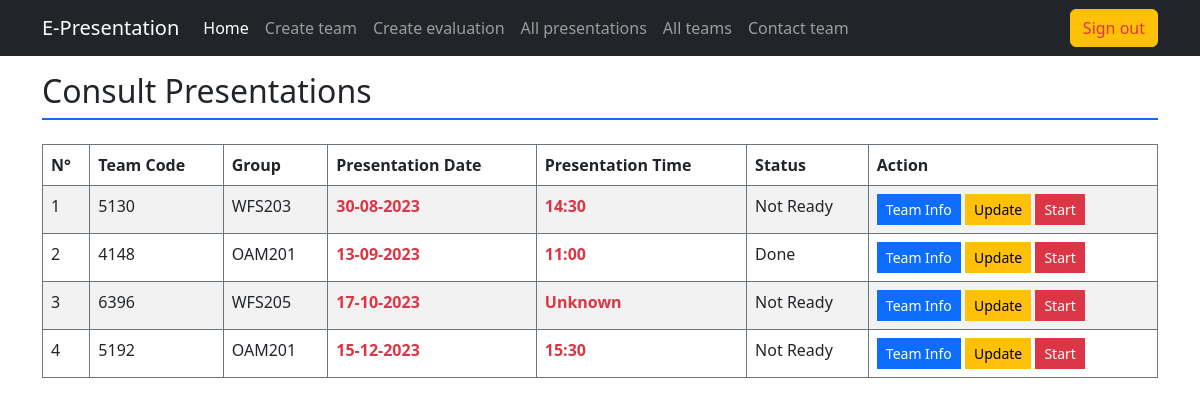
The page /index.php?action=all_presentations (signed in) on the database its author committed.
### tables this page shows
CREATE TABLE `team` (
  `team_code` varchar(8) NOT NULL,
  `group_code` varchar(10) NOT NULL,
  `presentation_date` date DEFAULT NULL,
  `presentation_time` time DEFAULT NULL,
  `status` enum('Done','Ready','Not Ready') DEFAULT 'Not Ready'
);

### app/controller/layouts_rendering.php (called while the page is built, shortened)
<?php
    class LayoutRendering {
        static function all_presentations() {
            $team_data = PresentationModel::retrieve_all_teams();
            require "app/view/mentor/all_presentations.php";
        }
    }

### app/model/team_model.php (called while the page is built, shortened)
<?php
    class PresentationModel {
        static function connection() {
            $username = "root";
            $password = "";
            $host = "localhost";
            $dbname = "e-presentations";
            $dsn = "mysql:host=$host;dbname=$dbname";
            try {
                return new PDO($dsn, $username, $password);
            } catch (PDOException $err) {
                echo "<div class='alert alert-danger'>Database connection couldn't be established</div>";
                $err->getMessage();
            }
        }
        static function retrieve_all_teams() {
            $connection = self::connection();
            $query = $connection->query("SELECT * FROM team ORDER BY presentation_date, presentation_time");
            return $query->fetchAll(PDO::FETCH_ASSOC);
        }
    }
?>

### app/view/mentor/all_presentations.php (the view, shortened to what this page needs)
<h2 class="border-bottom pb-2 border-2 border-primary mb-4">Consult Presentations</h2>
<div class="table-responsive">
    <table class="table table-bordered border-secondary table-striped table-hover">
        <thead>
            <th>N°</th>
            <th>Team Code</th>
            <th>Group</th>
            <th>Presentation Date</th>
            <th>Presentation Time</th>
            <th>Status</th>
            <th>Action</th>
        </thead>
        <?php
            $counter = 0;
            foreach($team_data as $presentation):
                ++$counter;
        ?>
            <tr>
                <td><?= $counter ?></td>
                <td><?= $presentation["team_code"] ?></td>
                <td><?= $presentation["group_code"] ?></td>
                <td class="text-danger fw-bold"><?= $presentation["presentation_date"] == "0000-00-00"? "Unknown": implode("-", array_reverse(explode("-", $presentation["presentation_date"])))?></td>
                <td class="text-danger fw-bold"><?= $presentation["presentation_time"] == "00:00:00"? "Unknown": substr($presentation["presentation_time"], 0, 5)?></td>
                <td><?= $presentation["status"] ?></td>
                <td>
                    <a href="index.php?action=team_info&team_code=<?= $presentation["team_code"] ?>" class="btn btn-sm btn-primary rounded-0" target="_blank">Team Info</a>
                    <a href="index.php?action=update&team_code=<?= $presentation["team_code"] ?>" class="btn btn-sm btn-warning rounded-0" target="_blank">Update</a>
                    <a href="index.php?action=select_evaluation&team_code=<?= $presentation["team_code"] ?>" class="btn btn-sm btn-danger rounded-0">Start</a>
                </td>
            </tr>
        <?php
            endforeach;
        ?>
    </table>
    </div>
<?php
    require "app/view/master.php";
?>

### rows shown on the page
team: team_code "5130", group_code "WFS203", presentation_date "30-08-2023", presentation_time "14:30", status "Not Ready"
team: team_code "4148", group_code "OAM201", presentation_date "13-09-2023", presentation_time "11:00", status "Done"
team: team_code "6396", group_code "WFS205", presentation_date "17-10-2023", presentation_time "Unknown", status "Not Ready"
team: team_code "5192", group_code "OAM201", presentation_date "15-12-2023", presentation_time "15:30", status "Not Ready"
